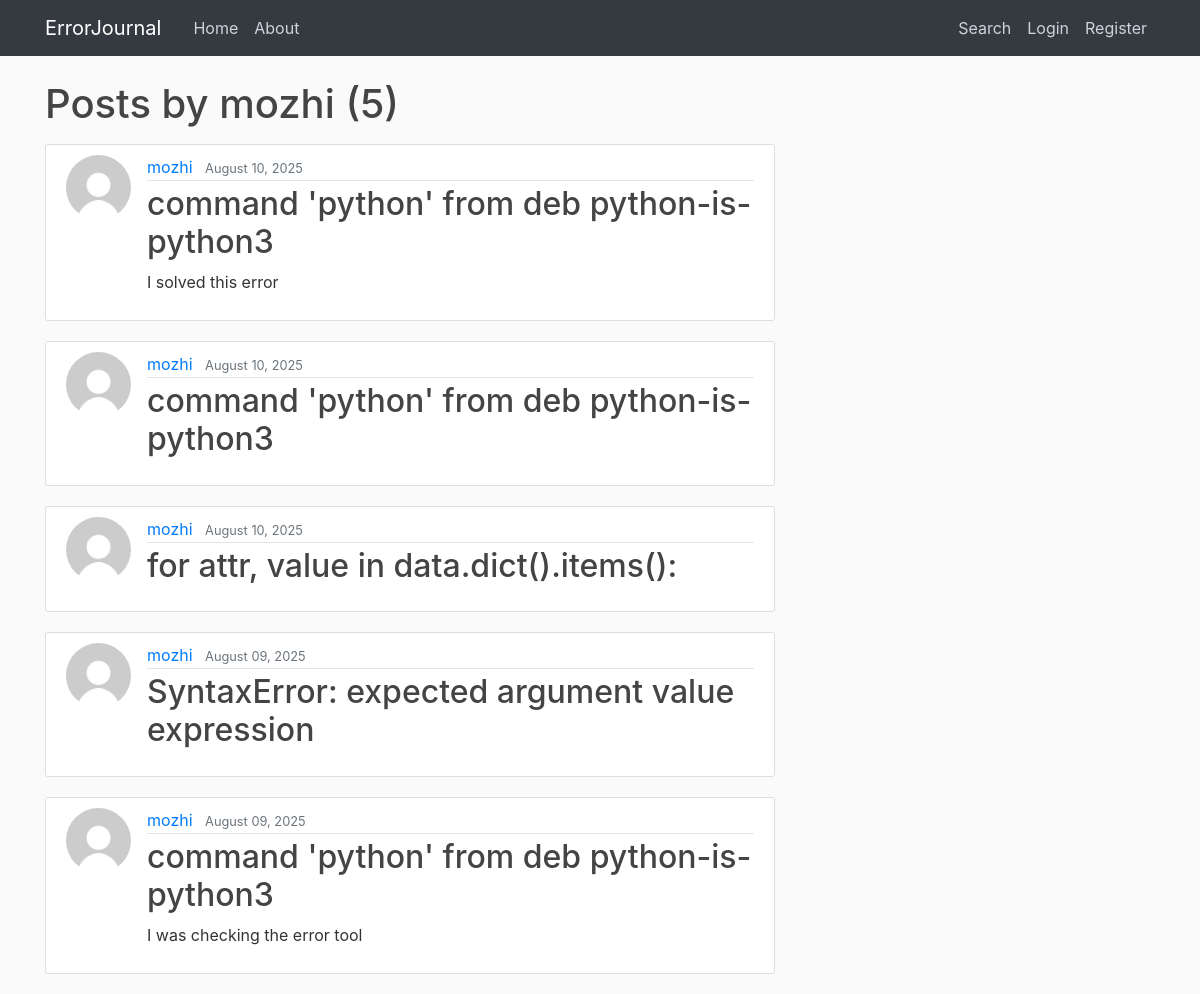
/user/mozhi, run on the app's committed database.
### blog/models.py (models this page shows, shortened)
class Post(models.Model):
	title=models.CharField(max_length=100)
	content = models.TextField(blank=True)
	date_posted = models.DateTimeField(default=timezone.now)
	author = models.ForeignKey(User,on_delete= models.CASCADE)
	is_active = models.BooleanField(default=False)

### users/models.py (models this page shows, shortened)
class Profile(models.Model):
	user = models.OneToOneField(User,on_delete=models.CASCADE)
	image = models.ImageField(default='default.jpg',upload_to='profile_pics')

### blog/views.py (the view)
# urls.py: path('user/<str:username>', UserPostListView.as_view(),name='user-posts'),
class UserPostListView(ListView):
	model = Post
	template_name = 'blog/user_post.html'
	context_object_name = 'posts'     #<app>/<model>_<viewtype>.html
	ordering = ['-date_posted']
	paginate_by = 5
	def get_queryset(self):
		user =get_object_or_404(User, username=self.kwargs.get('username'))
		return Post.objects.filter(author=user).order_by('-date_posted')

### blog/templates/blog/user_post.html (shortened to what this page needs)
{% extends "blog/base.html" %}
{% block content %}
<h1 class="mb-3"> Posts by {{ view.kwargs.username }} ({{ page_obj.paginator.count}})</h1>
	{% for post in posts %}
		<article class="media content-section">
      <img class="rounded-circle article-img" src="{{post.author.profile.image.url}}">
  <div class="media-body">
    <div class="article-metadata">
      <a class="mr-2" href="{% url 'user-posts' post.author.username %}">{{ post.author }}</a>
      <small class="text-muted">{{ post.date_posted|date:'F d, Y' }}</small>
    </div>
    <h2><a class="article-title" href="{% url 'posts-detail' post.id %}">{{ post.title }}</a></h2>
    <p class="article-content">{{ post.content }}</p>
  </div>
</article>
	{% endfor %}
{% endblock content %}

### blog/static/blog/main.css (style rules this page uses)
body { background: #fafafa; color: #333333; margin-top: 5rem; }
h1, h2, h3, h4, h5, h6 { color: #444444; }
.content-section { background: #ffffff; padding: 10px 20px; border: 1px solid #dddddd; border-radius: 3px; margin-bottom: 20px; }
.article-title { color: #444444; }
.article-content { white-space: pre-line; }
.article-img { height: 65px; width: 65px; margin-right: 16px; }
.article-metadata { padding-bottom: 1px; margin-bottom: 4px; border-bottom: 1px solid #e3e3e3 }

### data on the page
Post: author.profile.image (placeholder picture), author "mozhi", date_posted "August 10, 2025", title "command 'python' from deb python-is-python3", content "I solved this error"
Post: author.profile.image (placeholder picture), author "mozhi", date_posted "August 10, 2025", title "command 'python' from deb python-is-python3"
Post: author.profile.image (placeholder picture), author "mozhi", date_posted "August 10, 2025", title "for attr, value in data.dict().items():"
Post: author.profile.image (placeholder picture), author "mozhi", date_posted "August 09, 2025", title "SyntaxError: expected argument value expression"
Post: author.profile.image (placeholder picture), author "mozhi", date_posted "August 09, 2025", title "command 'python' from deb python-is-python3", content "I was checking the error tool"

### other printed values
{{ view.kwargs.username }} "mozhi"
{{ page_obj.paginator.count }} "5"
